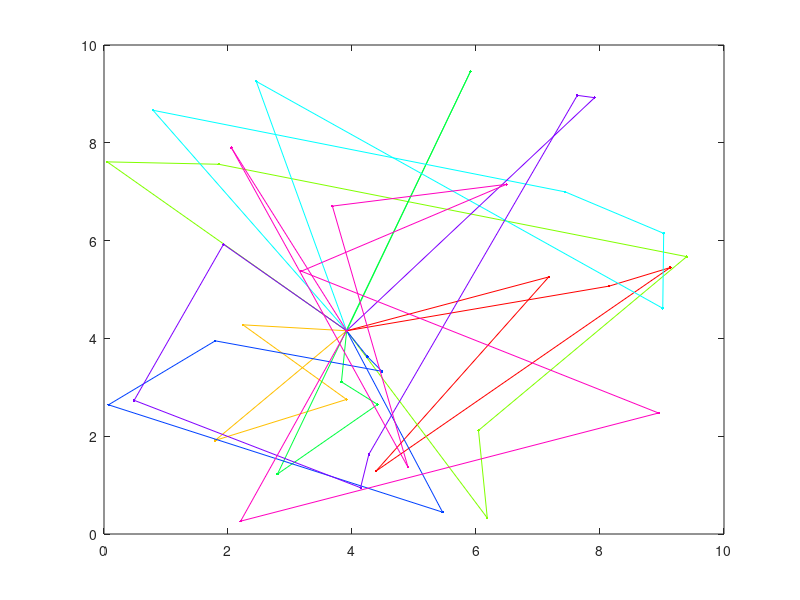

Source code (MATLAB): (Note: this script raises an error after producing the figure.)

% MTSPF_GA Fixed Multiple Traveling Salesmen Problem (M-TSP) Genetic Algorithm (GA)
%   Finds a (near) optimal solution to a variation of the M-TSP by setting
%   up a GA to search for the shortest route (least distance needed for
%   each salesman to travel from the start location to individual cities
%   and back to the original starting place)
%
% Summary:
%     1. Each salesman starts at the first point, and ends at the first
%        point, but travels to a unique set of cities in between
%     2. Except for the first, each city is visited by exactly one salesman
%
% Note: The Fixed Start/End location is taken to be the first XY point
%
% Input:
%     USERCONFIG (structure) with zero or more of the following fields:
%     - XY (float) is an Nx2 matrix of city locations, where N is the number of cities
%     - DMAT (float) is an NxN matrix of city-to-city distances or costs
%     - NSALESMEN (scalar integer) is the number of salesmen to visit the cities
%     - MINTOUR (scalar integer) is the minimum tour length for any of the
%         salesmen, NOT including the start/end point
%     - POPSIZE (scalar integer) is the size of the population (should be divisible by 8)
%     - NUMITER (scalar integer) is the number of desired iterations for the algorithm to run
%     - SHOWPROG (scalar logical) shows the GA progress if true
%     - SHOWRESULT (scalar logical) shows the GA results if true
%     - SHOWWAITBAR (scalar logical) shows a waitbar if true
%
% Input Notes:
%     1. Rather than passing in a structure containing these fields, any/all of
%        these inputs can be passed in as parameter/value pairs in any order instead.
%     2. Field/parameter names are case insensitive but must match exactly otherwise.
%
% Output:
%     RESULTSTRUCT (structure) with the following fields:
%         (in addition to a record of the algorithm configuration)
%     - OPTROUTE (integer array) is the best route found by the algorithm
%     - OPTBREAK (integer array) is the list of route break points (these specify the indices
%         into the route used to obtain the individual salesman routes)
%     - MINDIST (scalar float) is the total distance traveled by the salesmen
%
% Route/Breakpoint Details:
%     If there are 10 cities and 3 salesmen, a possible route/break
%     combination might be: rte = [5 6 9 4 2 8 10 3 7], brks = [3 7]
%     Taken together, these represent the solution [1 5 6 9 1][1 4 2 8 10 1][1 3 7 1],
%     which designates the routes for the 3 salesmen as follows:
%         . Salesman 1 travels from city 1 to 5 to 6 to 9 and back to 1
%         . Salesman 2 travels from city 1 to 4 to 2 to 8 to 10 and back to 1
%         . Salesman 3 travels from city 1 to 3 to 7 and back to 1
%
% Usage:
%     mtspf_ga
%       -or-
%     mtspf_ga(userConfig)
%       -or-
%     resultStruct = mtspf_ga;
%       -or-
%     resultStruct = mtspf_ga(userConfig);
%       -or-
%     [...] = mtspf_ga('Param1',Value1,'Param2',Value2, ...);
%
% Example:
%     % Let the function create an example problem to solve
%     mtspf_ga;
%
% Example:
%     % Request the output structure from the solver
%     resultStruct = mtspf_ga;
%
% Example:
%     % Pass a random set of user-defined XY points to the solver
%     userConfig = struct('xy',10*rand(35,2));
%     resultStruct = mtspf_ga(userConfig);
%
% Example:
%     % Pass a more interesting set of XY points to the solver
%     n = 50;
%     phi = (sqrt(5)-1)/2;
%     theta = 2*pi*phi*(0:n-1);
%     rho = (1:n).^phi;
%     [x,y] = pol2cart(theta(:),rho(:));
%     xy = 10*([x y]-min([x;y]))/(max([x;y])-min([x;y]));
%     userConfig = struct('xy',xy);
%     resultStruct = mtspf_ga(userConfig);
%
% Example:
%     % Pass a random set of 3D (XYZ) points to the solver
%     xyz = 10*rand(35,3);
%     userConfig = struct('xy',xyz);
%     resultStruct = mtspf_ga(userConfig);
%
% Example:
%     % Change the defaults for GA population size and number of iterations
%     userConfig = struct('popSize',200,'numIter',1e4);
%     resultStruct = mtspf_ga(userConfig);
%
% Example:
%     % Turn off the plots but show a waitbar
%     userConfig = struct('showProg',false,'showResult',false,'showWaitbar',true);
%     resultStruct = mtspf_ga(userConfig);
%
% See also: mtsp_ga, mtspo_ga, mtspof_ga, mtspofs_ga, mtspv_ga, distmat
%
% Author: Joseph Kirk
% Email: jdkirk630@gmail.com
% Release: 2.0
% Release Date: 05/01/2014
function varargout = mtspf_ga(varargin)

    % Initialize default configuration
    defaultConfig.xy          = 10*rand(40,2)
    defaultConfig.dmat        = [];  % N*N距离矩阵
    defaultConfig.nSalesmen   = 8;
    defaultConfig.minTour     = 3;
    defaultConfig.popSize     = 80;
    defaultConfig.numIter     = 5e3;
    defaultConfig.showProg    = true;
    defaultConfig.showResult  = true;
    defaultConfig.showWaitbar = false;

    % Interpret user configuration inputs
    if ~nargin
        userConfig = struct();
    elseif isstruct(varargin{1})
        userConfig = varargin{1};
    else
        try
            userConfig = struct(varargin{:});
        catch
            error('Expected inputs are either a structure or parameter/value pairs');
        end
    end

    % Override default configuration with user inputs
    configStruct = get_config(defaultConfig,userConfig);

    % Extract configuration
    xy          = configStruct.xy;
    dmat        = configStruct.dmat;
    nSalesmen   = configStruct.nSalesmen;
    minTour     = configStruct.minTour;
    popSize     = configStruct.popSize;
    numIter     = configStruct.numIter;
    showProg    = configStruct.showProg;
    showResult  = configStruct.showResult;
    showWaitbar = configStruct.showWaitbar;
    if isempty(dmat)
        nPoints = size(xy,1);
        a = meshgrid(1:nPoints);
        dmat = reshape(sqrt(sum((xy(a,:)-xy(a',:)).^2,2)),nPoints,nPoints);
    end

    % Verify Inputs 验证输入
    [N,dims] = size(xy);
    [nr,nc] = size(dmat);
    if N ~= nr || N ~= nc
        error('Invalid XY or DMAT inputs!')
    end
    n = N - 1; % Separate Start/End City

    % Sanity Checks
    nSalesmen   = max(1,min(n,round(real(nSalesmen(1)))));
    minTour     = max(1,min(floor(n/nSalesmen),round(real(minTour(1)))));
    popSize     = max(8,8*ceil(popSize(1)/8));
    numIter     = max(1,round(real(numIter(1))));
    showProg    = logical(showProg(1));
    showResult  = logical(showResult(1));
    showWaitbar = logical(showWaitbar(1));

    % Initializations for Route Break Point Selection 路径断点选择的初始化
    nBreaks = nSalesmen-1;
    dof = n - minTour*nSalesmen;          % degrees of freedom
    addto = ones(1,dof+1);
    for k = 2:nBreaks
        addto = cumsum(addto);
    end
    cumProb = cumsum(addto)/sum(addto);

    % Initialize the Populations
    popRoute = zeros(popSize,n);         % population of routes
    popBreak = zeros(popSize,nBreaks);   % population of breaks
    popRoute(1,:) = (1:n) + 1;
    popBreak(1,:) = rand_breaks();
    for k = 2:popSize
        popRoute(k,:) = randperm(n) + 1;
        popBreak(k,:) = rand_breaks();
    end

    % Select the Colors for the Plotted Routes    所画路径的颜色
    pclr = ~get(0,'DefaultAxesColor');
    clr = [1 0 0; 0 0 1; 0.67 0 1; 0 1 0; 1 0.5 0];
    if nSalesmen > 5
        clr = hsv(nSalesmen);
    end

    % Run the GA
    globalMin = Inf;
    totalDist = zeros(1,popSize);
    distHistory = zeros(1,numIter);
    tmpPopRoute = zeros(8,n);
    tmpPopBreak = zeros(8,nBreaks);
    newPopRoute = zeros(popSize,n);
    newPopBreak = zeros(popSize,nBreaks);
    if showProg
        figure('Name','MTSPF_GA | Current Best Solution','Numbertitle','off');
        hAx = gca;
    end
    if showWaitbar
        hWait = waitbar(0,'Searching for near-optimal solution ...');
    end
    for iter = 1:numIter
    % Evaluate Members of the Population    人口评估
        for p = 1:popSize
            d = 0;
            pRoute = popRoute(p,:);
            pBreak = popBreak(p,:);
            rng = [[1 pBreak+1];[pBreak n]]';
            for s = 1:nSalesmen
                d = d + dmat(1,pRoute(rng(s,1))); % Add Start Distance
                for k = rng(s,1):rng(s,2)-1
                    d = d + dmat(pRoute(k),pRoute(k+1));
                end
                d = d + dmat(pRoute(rng(s,2)),1); % Add End Distance
            end
            totalDist(p) = d;
        end

     % Find the Best Route in the Population
        [minDist,index] = min(totalDist);
        distHistory(iter) = minDist;
        if minDist < globalMin
            globalMin = minDist;
            optRoute = popRoute(index,:);
            optBreak = popBreak(index,:);
            rng = [[1 optBreak+1];[optBreak n]]';
            if showProg
     % Plot the Best Route   实时展示最优路径
                for s = 1:nSalesmen
                    rte = [1 optRoute(rng(s,1):rng(s,2)) 1];
                    if dims > 2, plot3(hAx,xy(rte,1),xy(rte,2),xy(rte,3),'.-','Color',clr(s,:));
                    else plot(hAx,xy(rte,1),xy(rte,2),'.-','Color',clr(s,:)); end
                    hold(hAx,'on');
                end
                if dims > 2, plot3(hAx,xy(1,1),xy(1,2),xy(1,3),'o','Color',pclr);
                else plot(hAx,xy(1,1),xy(1,2),'o','Color',pclr); end
                title(hAx,sprintf('Total Distance = %1.4f, Iteration = %d',minDist,iter));
                hold(hAx,'off');
                drawnow;
            end
        end

      % Genetic Algorithm Operators
        randomOrder = randperm(popSize);
        for p = 8:8:popSize
            rtes = popRoute(randomOrder(p-7:p),:);
            brks = popBreak(randomOrder(p-7:p),:);
            dists = totalDist(randomOrder(p-7:p));
            [ignore,idx] = min(dists); %#ok
            bestOf8Route = rtes(idx,:);
            bestOf8Break = brks(idx,:);
            routeInsertionPoints = sort(ceil(n*rand(1,2)));
            I = routeInsertionPoints(1);
            J = routeInsertionPoints(2);
            for k = 1:8 % Generate New Solutions
                tmpPopRoute(k,:) = bestOf8Route;
                tmpPopBreak(k,:) = bestOf8Break;
                switch k
                    case 2 % Flip
                        tmpPopRoute(k,I:J) = tmpPopRoute(k,J:-1:I);
                    case 3 % Swap
                        tmpPopRoute(k,[I J]) = tmpPopRoute(k,[J I]);
                    case 4 % Slide
                        tmpPopRoute(k,I:J) = tmpPopRoute(k,[I+1:J I]);
                    case 5 % Modify Breaks
                        tmpPopBreak(k,:) = rand_breaks();
                    case 6 % Flip, Modify Breaks
                        tmpPopRoute(k,I:J) = tmpPopRoute(k,J:-1:I);
                        tmpPopBreak(k,:) = rand_breaks();
                    case 7 % Swap, Modify Breaks
                        tmpPopRoute(k,[I J]) = tmpPopRoute(k,[J I]);
                        tmpPopBreak(k,:) = rand_breaks();
                    case 8 % Slide, Modify Breaks
                        tmpPopRoute(k,I:J) = tmpPopRoute(k,[I+1:J I]);
                        tmpPopBreak(k,:) = rand_breaks();
                    otherwise % Do Nothing
                end
            end
            newPopRoute(p-7:p,:) = tmpPopRoute;
            newPopBreak(p-7:p,:) = tmpPopBreak;
        end
        popRoute = newPopRoute;
        popBreak = newPopBreak;

        % Update the waitbar
        if showWaitbar && ~mod(iter,ceil(numIter/325))
            waitbar(iter/numIter,hWait);
        end

    end
    if showWaitbar
        close(hWait);
    end

    if showResult
        % Plots     画图
        figure('Name','MTSPF_GA | Results','Numbertitle','off');
        subplot(2,2,1);
        if dims > 2, plot3(xy(:,1),xy(:,2),xy(:,3),'.','Color',pclr);
        else plot(xy(:,1),xy(:,2),'.','Color',pclr); end
        title('City Locations');
        subplot(2,2,2);
        imagesc(dmat([1 optRoute],[1 optRoute]));
        title('Distance Matrix');
        subplot(2,2,3);
        rng = [[1 optBreak+1];[optBreak n]]';
        for s = 1:nSalesmen
            rte = [1 optRoute(rng(s,1):rng(s,2)) 1];
            if dims > 2, plot3(xy(rte,1),xy(rte,2),xy(rte,3),'.-','Color',clr(s,:));
            else plot(xy(rte,1),xy(rte,2),'.-','Color',clr(s,:)); end
            title(sprintf('Total Distance = %1.4f',minDist));
            hold on;
        end
        if dims > 2, plot3(xy(1,1),xy(1,2),xy(1,3),'o','Color',pclr);
        else plot(xy(1,1),xy(1,2),'o','Color',pclr); end
        subplot(2,2,4);
        plot(distHistory,'b','LineWidth',2);
        title('Best Solution History');
        set(gca,'XLim',[0 numIter+1],'YLim',[0 1.1*max([1 distHistory])]);
    end

    % Return Output
    if nargout
        resultStruct = struct( ...
            'xy',          xy, ...
            'dmat',        dmat, ...
            'nSalesmen',   nSalesmen, ...
            'minTour',     minTour, ...
            'popSize',     popSize, ...
            'numIter',     numIter, ...
            'showProg',    showProg, ...
            'showResult',  showResult, ...
            'showWaitbar', showWaitbar, ...
            'optRoute',    optRoute, ...
            'optBreak',    optBreak, ...
            'minDist',     minDist);

        varargout = {resultStruct};
    end

    % Generate Random Set of Break Points
    function breaks = rand_breaks()
        if minTour == 1 % No Constraints on Breaks
            tmpBreaks = randperm(n-1);
            breaks = sort(tmpBreaks(1:nBreaks));
        else % Force Breaks to be at Least the Minimum Tour Length
            nAdjust = find(rand < cumProb,1)-1;
            spaces = ceil(nBreaks*rand(1,nAdjust));
            adjust = zeros(1,nBreaks);
            for kk = 1:nBreaks
                adjust(kk) = sum(spaces == kk);
            end
            breaks = minTour*(1:nBreaks) + cumsum(adjust);
        end
    end

end

% Subfunction to override the default configuration with user inputs
% 将输入初始化，什么都不输入，就用这个应该是
function config = get_config(defaultConfig,userConfig)

    % Initialize the configuration structure as the default
    config = defaultConfig;

    % Extract the field names of the default configuration structure
    defaultFields = fieldnames(defaultConfig);

    % Extract the field names of the user configuration structure
    userFields = fieldnames(userConfig);
    nUserFields = length(userFields);

    % Override any default configuration fields with user values
    for i = 1:nUserFields
        userField = userFields{i};
        isField = strcmpi(defaultFields,userField);
        if nnz(isField) == 1
            thisField = defaultFields{isField};
            config.(thisField) = userConfig.(userField);
        end
    end

end
